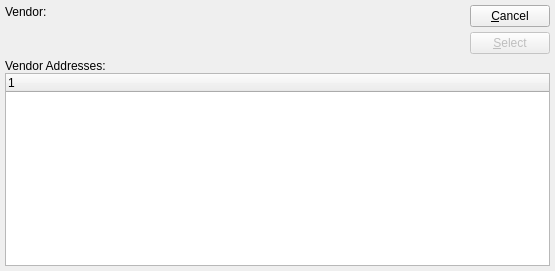
<ui version="4.0" >
 <author></author>
 <comment>This file is part of the xTuple ERP: PostBooks Edition, a free and
open source Enterprise Resource Planning software suite,
Copyright (c) 1999-2011 by OpenMFG LLC, d/b/a xTuple.
It is licensed to you under the Common Public Attribution License
version 1.0, the full text of which (including xTuple-specific Exhibits)
is available at www.xtuple.com/CPAL.  By using this software, you agree
to be bound by its terms.</comment>
 <class>vendorAddressList</class>
 <widget class="QDialog" name="vendorAddressList" >
  <property name="geometry" >
   <rect>
    <x>0</x>
    <y>0</y>
    <width>555</width>
    <height>271</height>
   </rect>
  </property>
  <property name="windowTitle" >
   <string>Vendor Address List</string>
  </property>
  <layout class="QVBoxLayout" >
   <property name="margin" >
    <number>5</number>
   </property>
   <property name="spacing" >
    <number>5</number>
   </property>
   <item>
    <layout class="QHBoxLayout" >
     <property name="margin" >
      <number>0</number>
     </property>
     <property name="spacing" >
      <number>7</number>
     </property>
     <item>
      <layout class="QVBoxLayout" >
       <property name="margin" >
        <number>0</number>
       </property>
       <property name="spacing" >
        <number>0</number>
       </property>
       <item>
        <layout class="QHBoxLayout" >
         <property name="margin" >
          <number>0</number>
         </property>
         <property name="spacing" >
          <number>5</number>
         </property>
         <item>
          <layout class="QVBoxLayout" >
           <property name="margin" >
            <number>0</number>
           </property>
           <property name="spacing" >
            <number>0</number>
           </property>
           <item>
            <widget class="QLabel" name="_vendorLit" >
             <property name="text" >
              <string>Vendor:</string>
             </property>
            </widget>
           </item>
           <item>
            <spacer>
             <property name="orientation" >
              <enum>Qt::Vertical</enum>
             </property>
             <property name="sizeType" >
              <enum>QSizePolicy::Preferred</enum>
             </property>
             <property name="sizeHint" >
              <size>
               <width>20</width>
               <height>20</height>
              </size>
             </property>
            </spacer>
           </item>
          </layout>
         </item>
         <item>
          <layout class="QVBoxLayout" >
           <property name="margin" >
            <number>0</number>
           </property>
           <property name="spacing" >
            <number>0</number>
           </property>
           <item>
            <widget class="QLabel" name="_vendName" >
             <property name="sizePolicy" >
              <sizepolicy>
               <hsizetype>7</hsizetype>
               <vsizetype>5</vsizetype>
               <horstretch>0</horstretch>
               <verstretch>0</verstretch>
              </sizepolicy>
             </property>
            </widget>
           </item>
           <item>
            <widget class="QLabel" name="_vendAddr1" >
             <property name="sizePolicy" >
              <sizepolicy>
               <hsizetype>7</hsizetype>
               <vsizetype>5</vsizetype>
               <horstretch>0</horstretch>
               <verstretch>0</verstretch>
              </sizepolicy>
             </property>
            </widget>
           </item>
          </layout>
         </item>
        </layout>
       </item>
       <item>
        <spacer>
         <property name="orientation" >
          <enum>Qt::Vertical</enum>
         </property>
         <property name="sizeType" >
          <enum>QSizePolicy::Preferred</enum>
         </property>
         <property name="sizeHint" >
          <size>
           <width>20</width>
           <height>20</height>
          </size>
         </property>
        </spacer>
       </item>
      </layout>
     </item>
     <item>
      <layout class="QVBoxLayout" >
       <property name="margin" >
        <number>0</number>
       </property>
       <property name="spacing" >
        <number>5</number>
       </property>
       <item>
        <widget class="QPushButton" name="_close" >
         <property name="text" >
          <string>&amp;Cancel</string>
         </property>
        </widget>
       </item>
       <item>
        <widget class="QPushButton" name="_select" >
         <property name="enabled" >
          <bool>false</bool>
         </property>
         <property name="text" >
          <string>&amp;Select</string>
         </property>
         <property name="autoDefault" >
          <bool>true</bool>
         </property>
         <property name="default" >
          <bool>true</bool>
         </property>
        </widget>
       </item>
      </layout>
     </item>
    </layout>
   </item>
   <item>
    <layout class="QVBoxLayout" >
     <property name="margin" >
      <number>0</number>
     </property>
     <property name="spacing" >
      <number>0</number>
     </property>
     <item>
      <widget class="QLabel" name="_vendaddrLit" >
       <property name="text" >
        <string>Vendor Addresses:</string>
       </property>
      </widget>
     </item>
     <item>
      <widget class="XTreeWidget" name="_vendaddr" >
       <property name="sizePolicy" >
        <sizepolicy>
         <hsizetype>7</hsizetype>
         <vsizetype>7</vsizetype>
         <horstretch>0</horstretch>
         <verstretch>0</verstretch>
        </sizepolicy>
       </property>
       <property name="minimumSize" >
        <size>
         <width>0</width>
         <height>100</height>
        </size>
       </property>
      </widget>
     </item>
    </layout>
   </item>
  </layout>
 </widget>
 <layoutdefault spacing="6" margin="11" />
 <pixmapfunction>qPixmapFromMimeSource</pixmapfunction>
 <customwidgets>
  <customwidget>
   <class>XTreeWidget</class>
   <extends>QTreeWidget</extends>
   <header>xtreewidget.h</header>
  </customwidget>
 </customwidgets>
 <tabstops>
  <tabstop>_vendaddr</tabstop>
  <tabstop>_select</tabstop>
  <tabstop>_close</tabstop>
 </tabstops>
 <includes/>
 <resources/>
 <connections>
  <connection>
   <sender>_vendaddr</sender>
   <signal>itemSelected(int)</signal>
   <receiver>_select</receiver>
   <slot>animateClick()</slot>
   <hints>
    <hint type="sourcelabel" >
     <x>26</x>
     <y>111</y>
    </hint>
    <hint type="destinationlabel" >
     <x>493</x>
     <y>59</y>
    </hint>
   </hints>
  </connection>
  <connection>
   <sender>_vendaddr</sender>
   <signal>valid(bool)</signal>
   <receiver>_select</receiver>
   <slot>setEnabled(bool)</slot>
   <hints>
    <hint type="sourcelabel" >
     <x>243</x>
     <y>96</y>
    </hint>
    <hint type="destinationlabel" >
     <x>481</x>
     <y>46</y>
    </hint>
   </hints>
  </connection>
 </connections>
</ui>
